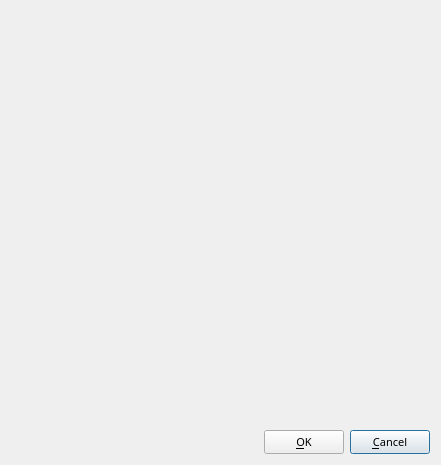
<ui version="4.0" >
 <class>ProjectInformationBase</class>
 <widget class="QDialog" name="ProjectInformationBase" >
  <property name="geometry" >
   <rect>
    <x>0</x>
    <y>0</y>
    <width>441</width>
    <height>465</height>
   </rect>
  </property>
  <property name="sizePolicy" >
   <sizepolicy vsizetype="Preferred" hsizetype="Preferred" >
    <horstretch>0</horstretch>
    <verstretch>0</verstretch>
   </sizepolicy>
  </property>
  <property name="maximumSize" >
   <size>
    <width>32767</width>
    <height>32767</height>
   </size>
  </property>
  <property name="baseSize" >
   <size>
    <width>400</width>
    <height>400</height>
   </size>
  </property>
  <property name="font" >
   <font>
    <family>Droid Sans</family>
    <pointsize>8</pointsize>
   </font>
  </property>
  <property name="windowTitle" >
   <string>Project Information</string>
  </property>
  <layout class="QGridLayout" >
   <item row="2" column="0" >
    <layout class="QGridLayout" >
     <item row="0" column="5" >
      <widget class="QPushButton" name="cancelButton" >
       <property name="cursor" >
        <cursorShape>PointingHandCursor</cursorShape>
       </property>
       <property name="text" >
        <string>&amp;Cancel</string>
       </property>
       <property name="shortcut" >
        <string>Alt+C</string>
       </property>
      </widget>
     </item>
     <item row="0" column="1" >
      <spacer name="spacer1" >
       <property name="orientation" >
        <enum>Qt::Horizontal</enum>
       </property>
       <property name="sizeType" >
        <enum>QSizePolicy::Expanding</enum>
       </property>
       <property name="sizeHint" stdset="0" >
        <size>
         <width>20</width>
         <height>20</height>
        </size>
       </property>
      </spacer>
     </item>
     <item row="0" column="2" >
      <widget class="QPushButton" name="okButton" >
       <property name="cursor" >
        <cursorShape>PointingHandCursor</cursorShape>
       </property>
       <property name="text" >
        <string>&amp;OK</string>
       </property>
       <property name="shortcut" >
        <string>Alt+O</string>
       </property>
      </widget>
     </item>
    </layout>
   </item>
   <item row="1" column="0" >
    <widget class="QStackedWidget" native="1" name="widgetStack" >
     <property name="sizePolicy" >
      <sizepolicy vsizetype="MinimumExpanding" hsizetype="MinimumExpanding" >
       <horstretch>0</horstretch>
       <verstretch>0</verstretch>
      </sizepolicy>
     </property>
     <property name="minimumSize" >
      <size>
       <width>0</width>
       <height>0</height>
      </size>
     </property>
     <widget class="QWidget" native="1" name="WStackPage" >
      <property name="geometry" >
       <rect>
        <x>0</x>
        <y>0</y>
        <width>100</width>
        <height>30</height>
       </rect>
      </property>
     </widget>
    </widget>
   </item>
  </layout>
 </widget>
 <layoutdefault spacing="6" margin="11" />
 <pixmapfunction>qPixmapFromMimeSource</pixmapfunction>
 <tabstops>
  <tabstop>okButton</tabstop>
  <tabstop>cancelButton</tabstop>
 </tabstops>
 <resources/>
 <connections>
  <connection>
   <sender>okButton</sender>
   <signal>clicked()</signal>
   <receiver>ProjectInformationBase</receiver>
   <slot>ok()</slot>
   <hints>
    <hint type="sourcelabel" >
     <x>20</x>
     <y>20</y>
    </hint>
    <hint type="destinationlabel" >
     <x>20</x>
     <y>20</y>
    </hint>
   </hints>
  </connection>
  <connection>
   <sender>cancelButton</sender>
   <signal>clicked()</signal>
   <receiver>ProjectInformationBase</receiver>
   <slot>close()</slot>
   <hints>
    <hint type="sourcelabel" >
     <x>20</x>
     <y>20</y>
    </hint>
    <hint type="destinationlabel" >
     <x>20</x>
     <y>20</y>
    </hint>
   </hints>
  </connection>
 </connections>
</ui>
